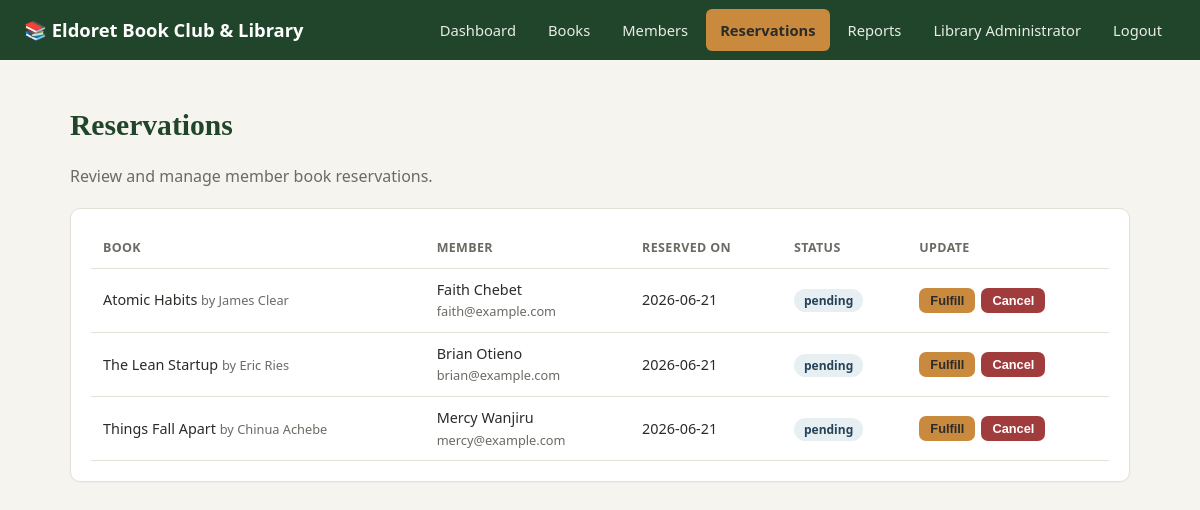
The app's page /admin/reservations (signed in) with its own data.
### tables this page shows
CREATE TABLE reservations (
    id INTEGER PRIMARY KEY AUTOINCREMENT,
    member_id INTEGER NOT NULL,
    book_id INTEGER NOT NULL,
    reservation_date TEXT NOT NULL DEFAULT (datetime('now')),
    status TEXT NOT NULL DEFAULT 'pending',  -- 'pending', 'fulfilled', 'cancelled'
    FOREIGN KEY (member_id) REFERENCES members(id),
    FOREIGN KEY (book_id) REFERENCES books(id)
);

CREATE TABLE books (
    id INTEGER PRIMARY KEY AUTOINCREMENT,
    title TEXT NOT NULL,
    author TEXT NOT NULL,
    genre TEXT NOT NULL,
    subject TEXT,
    isbn TEXT,
    description TEXT,
    total_copies INTEGER NOT NULL DEFAULT 1,
    available_copies INTEGER NOT NULL DEFAULT 1,
    cover_color TEXT DEFAULT '#4a6fa5',
    added_at TEXT NOT NULL DEFAULT (datetime('now'))
);

CREATE TABLE members (
    id INTEGER PRIMARY KEY AUTOINCREMENT,
    full_name TEXT NOT NULL,
    email TEXT UNIQUE NOT NULL,
    password_hash TEXT NOT NULL,
    role TEXT NOT NULL DEFAULT 'member',   -- 'member' or 'admin'
    created_at TEXT NOT NULL DEFAULT (datetime('now'))
);

### app.py (the view, shortened to what this page needs)
@app.route("/admin/reservations", methods=["GET", "POST"])
@admin_required
def admin_reservations():
    db = get_db()
    reservations = db.execute(
        """SELECT r.*, b.title, b.author, m.full_name, m.email
           FROM reservations r
           JOIN books b ON b.id = r.book_id
           JOIN members m ON m.id = r.member_id
           ORDER BY r.reservation_date DESC"""
    ).fetchall()
    return render_template("admin_reservations.html", reservations=reservations)

### app.py (called while the page is built)
def get_db():
    if "db" not in g:
        g.db = sqlite3.connect(DB_PATH)
        g.db.row_factory = sqlite3.Row
        g.db.execute("PRAGMA foreign_keys = ON")
    return g.db

def admin_required(view):
    @wraps(view)
    def wrapped(*args, **kwargs):
        if not session.get("user_id"):
            flash("Please log in to continue.", "warning")
            return redirect(url_for("login"))
        if session.get("role") != "admin":
            abort(403)
        return view(*args, **kwargs)
    return wrapped

@app.context_processor
def inject_user():
    return {
        "current_user_name": session.get("full_name"),
        "current_user_role": session.get("role"),
    }

### templates/admin_reservations.html (shortened to what this page needs)
{% extends "base.html" %}
{% block content %}
<h1>Reservations</h1>
<p class="subtitle">Review and manage member book reservations.</p>
<div class="card">
  <table>
    <thead><tr><th>Book</th><th>Member</th><th>Reserved On</th><th>Status</th><th>Update</th></tr></thead>
    <tbody>
      {% for r in reservations %}
      <tr>
        <td>{{ r.title }} <span style="color:var(--muted); font-size:0.8rem;">by {{ r.author }}</span></td>
        <td>{{ r.full_name }}<br><span style="color:var(--muted); font-size:0.8rem;">{{ r.email }}</span></td>
        <td>{{ r.reservation_date[:10] }}</td>
        <td><span class="status-pill status-{{ r.status }}">{{ r.status }}</span></td>
        <td>
          {% if r.status == 'pending' %}
          <form method="POST" style="display:flex; gap:6px;">
            <button type="submit" name="status" value="fulfilled" class="btn btn-sm btn-accent">Fulfill</button>
            <button type="submit" name="status" value="cancelled" class="btn btn-sm btn-danger">Cancel</button>
          </form>
          {% else %}—{% endif %}
        </td>
      </tr>
      {% endfor %}
    </tbody>
  </table>
</div>
{% endblock %}

### static/css/style.css (style rules this page uses)
:root { --primary: #2e5e38; --primary-dark: #21452a; --accent: #c98a3e; --bg: #f6f4ef; --card-bg: #ffffff; --text: #2b2b28; --muted: #6b6a64; --border: #e3e0d6; --danger: #a13c3c; --success: #2e5e38; --warning: #c98a3e; --info: #3e6b8a; }
* { box-sizing: border-box; }
body { margin: 0; font-family: "Segoe UI", system-ui, -apple-system, sans-serif; background: var(--bg); color: var(--text); line-height: 1.5; }
h1, h2, h3 { font-family: Georgia, "Times New Roman", serif; color: #21452a; }
h1 { font-size: 1.85rem; margin-bottom: 6px; }
.subtitle { color: var(--muted); margin-bottom: 20px; }
.card { background: var(--card-bg); border: 1px solid var(--border); border-radius: 10px; padding: 20px; margin-bottom: 18px; box-shadow: 0 1px 2px rgba(0,0,0,0.03); }
.btn { display: inline-block; padding: 9px 16px; border-radius: 7px; border: none; background: var(--primary); color: #fff; cursor: pointer; font-size: 0.9rem; font-weight: 600; }
.btn-danger { background: var(--danger); }
.btn-sm { padding: 5px 11px; font-size: 0.8rem; }
.btn-accent { background: var(--accent); color: #2b2b28; }
table { width: 100%; border-collapse: collapse; }
table th, table td { text-align: left; padding: 10px 12px; border-bottom: 1px solid var(--border); font-size: 0.9rem; }
table th { color: var(--muted); font-weight: 600; font-size: 0.78rem; text-transform: uppercase; letter-spacing: 0.03em; }
.status-pill { font-size: 0.75rem; padding: 3px 10px; border-radius: 999px; font-weight: 600; }
.status-pending { background: #e7eff3; color: #244258; }

### records on screen
reservations: title "Atomic Habits", author "James Clear", full_name "Faith Chebet", email "faith@example.com", reservation_date "2026-06-21", status "pending"
reservations: title "The Lean Startup", author "Eric Ries", full_name "Brian Otieno", email "brian@example.com", reservation_date "2026-06-21", status "pending"
reservations: title "Things Fall Apart", author "Chinua Achebe", full_name "Mercy Wanjiru", email "mercy@example.com", reservation_date "2026-06-21", status "pending"

### other values on screen
{{ current_user_name }} "Library Administrator"
